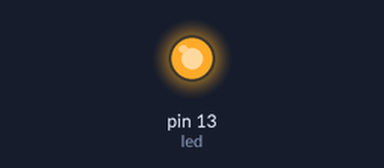
The sketch below on a simulated Arduino Uno, built with avr-gcc and run on an emulated ATmega328P. Shown: output pins drawn as LEDs (lit = HIGH).

Above: at 0.1 s.
At 1.1 s:
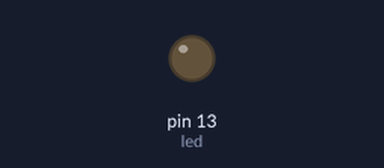
Timing chart, 0 to 2.6 s (numbered marks = the images above):
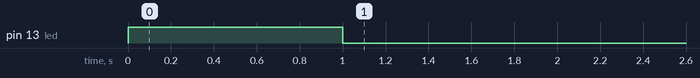

The sketch:

hola_mundo.ino
```cpp
int led=13; //declaramos variable led con el valor 13 del pin a usar
int temp=1000; //declaramos la variable de tiempo de espera del led

void setup() {
  pinMode(led,OUTPUT); //declaramos el pin correspondiente a la variable led como salida
  digitalWrite(led,HIGH); //encendemos el led
  delay(temp); //aguardamos
  digitalWrite(led,LOW); //apagamos el led
}

void loop() {
}
```
